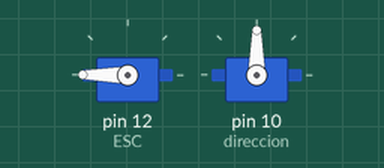
A sketch run on a simulated Arduino Uno, built with avr-gcc and run on an emulated ATmega328P. On the bench: 2 × servo.

Above: at 0.2 s.
Timing chart, 0 to 1.7 s (numbered marks = the images above):
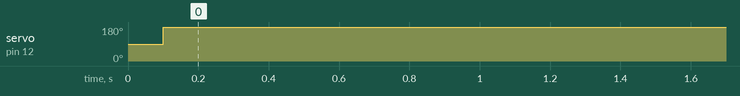

Measured:
- by itself, servo on pin 12 (ESC): 90° → 180° at 0.10 s

The sketch:

6_dire_vel.ino
```cpp
#include <Servo.h>
#include "I2Cdev.h"
#include "MPU6050.h"
#include "Wire.h"

Servo ESC;
Servo direccion;

bool Bdato = true;
int dato;
int max_left = 70;
int max_right = 110;
float dir;
float vel;
String cadena1 = "";
String cadena2 = "";


void setup() {
  Serial.begin(115200);
  ESC.attach(12, 1000, 2000);
  direccion.attach(10);
}

void loop() {
  while (Serial.available() > 0) {
    if (Bdato == true) {
      dato = Serial.read();
      if (dato != '*') {
        cadena1 += (char)dato;
      } else {
        dir = (cadena1.toFloat());  //Direccion
        Bdato = false;
        cadena1 = "";
      }
    }

    if (Bdato == false) {
      dato = Serial.read();
      if (dato != '\n' and dato != NULL) {  //NULL=Vacio
        cadena2 += (char)dato;
      } else if (dato == '\n') {
        vel = (cadena2.toFloat());  //Velocidad
        Bdato = true;
        cadena2 = "";
      }
    }

  }

  if (dir >= max_left && dir <= max_right) {  // condicion para no pasar los limites del servo y evitar forzarlo
    direccion.write(dir);                     // envia el angulo al servo
  }

  vel=vel+90;

  if (vel >= (0) && vel <= 180) {  // condicion para no pasar los limites del motor y evitar forzarlo
    ESC.write(vel);              // envia la velocidad al motor
    delay(100);
  }

}
```
